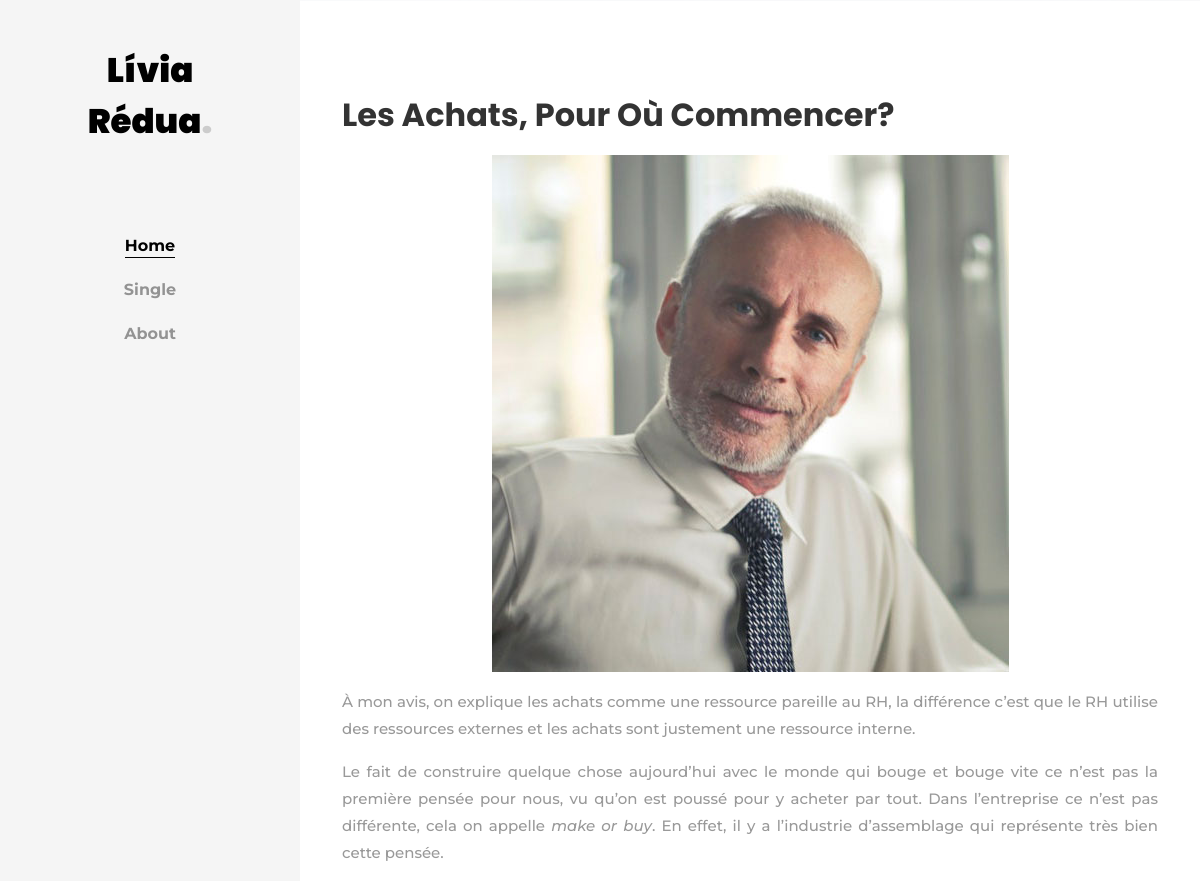
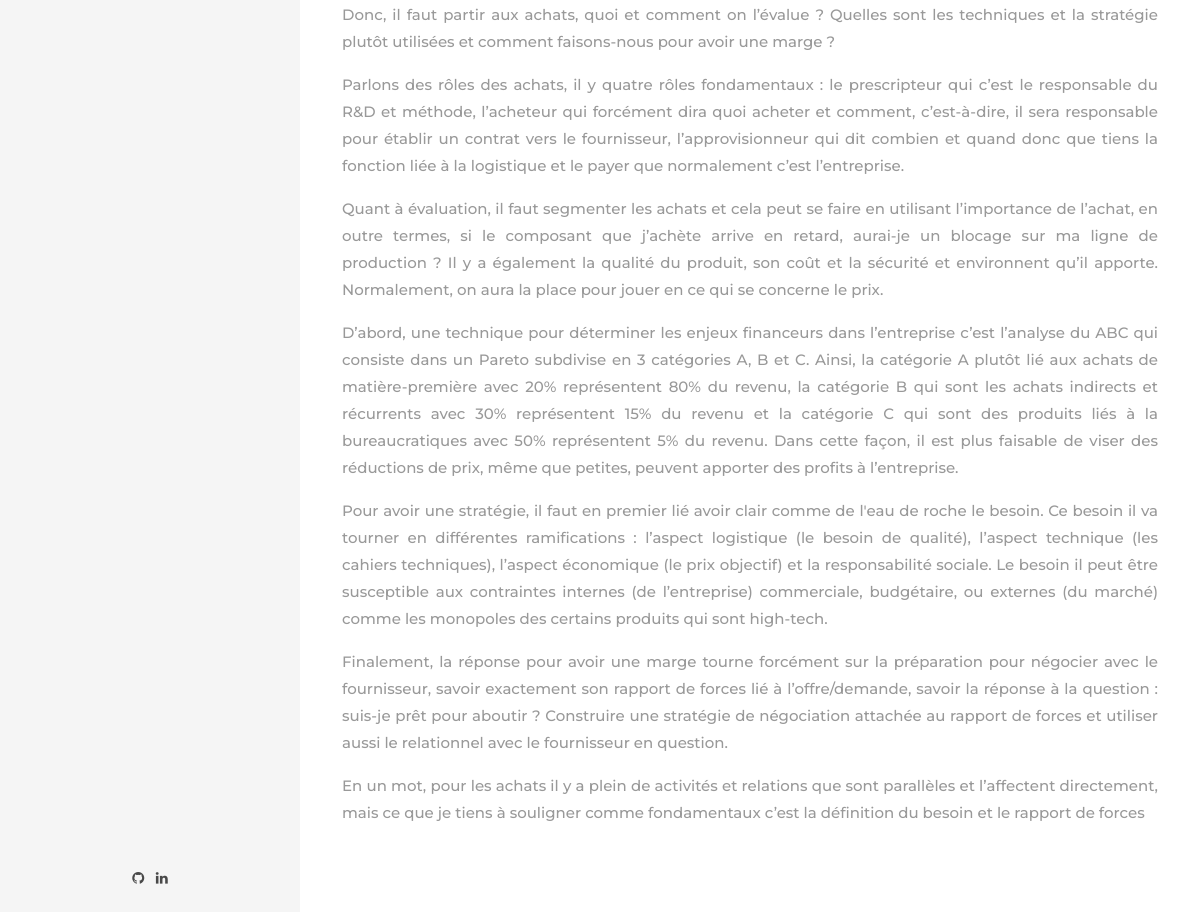
The app's page /single/1 with its own data (2 pictures, top to bottom).
### blog/models.py (models this page shows)
class PostDetail(models.Model):
    post = models.ForeignKey(Posts, on_delete=models.CASCADE)
    contentPost = models.TextField('Content')

class Posts(models.Model):
    typePost = models.CharField('Category', max_length=50)
    titlePost = models.CharField('Title', max_length=120)
    descriptionPost = models.CharField('Description', max_length=220)
    image = StdImageField(upload_to='articles', variations={'thumbnail': {"width": 292, "height": 330, "crop": True}})
    slug = models.SlugField('slug', max_length=100, blank=True, editable=False)
    def __str__(self):
        return  str(self.titlePost)

### blog/views.py (the view)
# urls.py: path('single/<int:art>', article, name='article'),
def article(request, art):
    context = {
        'profile': Profile.objects.all()[0],
        'detail': PostDetail.objects.get(id=art)
    }
    return render(request, 'article.html', context)

### blog/templates/article.html (shortened to what this page needs)
{% load static %}
<!DOCTYPE html>
<html lang="en">
<head>
	<link rel="stylesheet" href="../static/assets/css/open-iconic-bootstrap.min.css">
	<link rel="stylesheet" href="../static/assets/css/animate.css">
	<link rel="stylesheet" href="../static/assets/css/owl.carousel.min.css">
	<link rel="stylesheet" href="../static/assets/css/owl.theme.default.min.css">
	<link rel="stylesheet" href="../static/assets/css/magnific-popup.css">
	<link rel="stylesheet" href="../static/assets/css/aos.css">
	<link rel="stylesheet" href="../static/assets/css/ionicons.min.css">
	<link rel="stylesheet" href="../static/assets/css/bootstrap-datepicker.css">
	<link rel="stylesheet" href="../static/assets/css/jquery.timepicker.css">
	<link rel="stylesheet" href="../static/assets/css/flaticon.css">
	<link rel="stylesheet" href="../static/assets/css/icomoon.css">
	<link rel="stylesheet" href="../static/assets/css/style.css">
</head>
<body>
	<div id="colorlib-page">
		<aside id="colorlib-aside" role="complementary" class="js-fullheight text-center">
			<h1 id="colorlib-logo"><a href={% url 'index' %}>Lívia Rédua<span>.</span></a></h1>
			<nav id="colorlib-main-menu" role="navigation">
				<ul>
					<li class="colorlib-active"><a href={% url 'index' %}>Home</a></li>
					<li><a href={% url 'single' %}>Single</a></li>
					<li><a href={% url 'about' %}>About</a></li>
				</ul>
			</nav>
			<div class="colorlib-footer">
				<p>
				<ul>
					<li><a href="{{profile.gitLink}}"><i class="icon-github"></i></a></li>
					<li><a href="{{profile.linkedinLink}}"><i class="icon-linkedin"></i></a></li>
				</ul>
			</div>
		</aside>
		<div id="colorlib-main">
			<section class="ftco-section">
				<div class="container">
					<div class="row">
						<div class="col-lg-12 ftco-animatedd">
							<h2 class="mb-3 font-weight-bold">{{detail.post}}</h2>
							<p style="text-align: center;">
								<img src="{{detail.post.image.url}}" alt="" class="img-fluid">
							</p>
							{% autoescape off %}
							<p style="text-align: justify;">
								{{detail.contentPost}}
							</p>
							{% endautoescape off %}
						</div>
					</div>
				</div>
			</section>
		</div>
	</div>
</body>
</html>

### blog/static/assets/css/icomoon.css (style rules this page uses)
[class^="icon-"], [class*=" icon-"] { font-family: 'icomoon' !important; speak: none; font-style: normal; font-weight: normal; font-variant: normal; text-transform: none; line-height: 1; -webkit-font-smoothing: antialiased; -moz-osx-font-smoothing: grayscale; }
.icon-github:before { content: "\f09b"; }
.icon-linkedin:before { content: "\f0e1"; }

### records on screen
PostDetail: post "Les Achats, Pour Où Commencer?", post.image (picture), contentPost "À mon avis, on explique les achats comme une ressource pareille au RH, la différence c’est que le RH utilise des ressources externes et les achats sont justement une ressource interne. Le fait de construire quelque chose aujourd’hui avec le monde qui bouge et bouge vite ce n’est pas la première pensée pour nous, vu qu’on est poussé pour y acheter par tout. Dans l’entreprise ce n’est pas différente, cela on appelle make or buy . En effet, il y a l’industrie d’assemblage qui représente très bien cette pensée. Donc, il faut partir aux achats, quoi et comment on l’évalue ? Quelles sont les techniques et la stratégie plutôt utilisées et comment faisons-nous pour avoir une marge ? Parlons des…"
